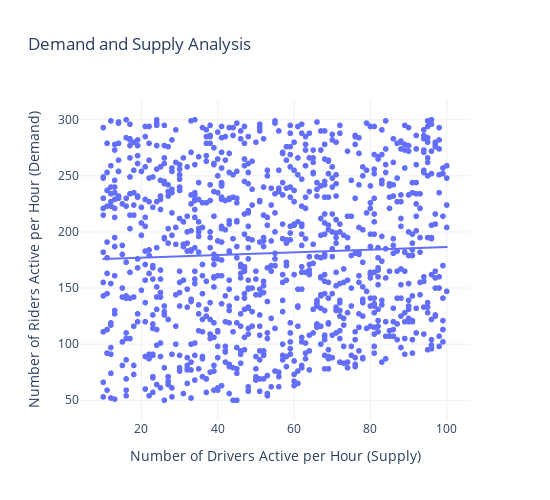

Notebook cell for this chart:
### Markdown cell above
# Relationship # of active drivers per hour vs. # of riders active per hour

### Code cell
demand = df["Riders Active Per Hour"]
supply = df["Drivers Active Per Hour"]

figure = px.scatter(df, x = "Drivers Active Per Hour",
                    y = "Riders Active Per Hour", trendline="ols", 
                    title="Demand and Supply Analysis")
figure.update_layout(
    xaxis_title="Number of Drivers Active per Hour (Supply)",
    yaxis_title="Number of Riders Active per Hour (Demand)",
    autosize = False,
    width = 550,
    height = 500
)
figure

### Figure 1 — Plotly figure (JSON) as saved in the notebook; plotly's stock layout.template omitted (floating-point values rounded to 4 significant figures; data arrays with more than 128 entries replaced by an {"elided": "..."} marker saying what was removed)
{"data": [{"hovertemplate": "Drivers Active Per Hour=%{x}<br>Riders Active Per Hour=%{y}<extra></extra>", "legendgroup": "", "marker": {"color": "#636efa", "symbol": "circle"}, "mode": "markers", "name": "", "showlegend": false, "type": "scattergl", "x": {"elided": "1045 int values"}, "xaxis": "x", "y": {"elided": "1045 int values"}, "yaxis": "y"}, {"hovertemplate": "<b>OLS trendline</b><br>Riders Active Per Hour = 0.118923 * Drivers Active Per Hour + 174.682<br>R<sup>2</sup>=0.001911<br><br>Drivers Active Per Hour=%{x}<br>Riders Active Per Hour=%{y} <b>(trend)</b><extra></extra>", "legendgroup": "", "marker": {"color": "#636efa", "symbol": "circle"}, "mode": "lines", "name": "", "showlegend": false, "type": "scattergl", "x": {"elided": "1045 int values"}, "xaxis": "x", "y": {"elided": "1045 float values"}, "yaxis": "y"}], "layout": {"autosize": false, "height": 500, "legend": {"tracegroupgap": 0}, "title": {"text": "Demand and Supply Analysis"}, "width": 550, "xaxis": {"anchor": "y", "autorange": true, "domain": [0, 1], "range": [3.908, 106.1], "title": {"text": "Number of Drivers Active per Hour (Supply)"}, "type": "linear"}, "yaxis": {"anchor": "x", "autorange": true, "domain": [0, 1], "range": [32.4, 317.6], "title": {"text": "Number of Riders Active per Hour (Demand)"}, "type": "linear"}}}
